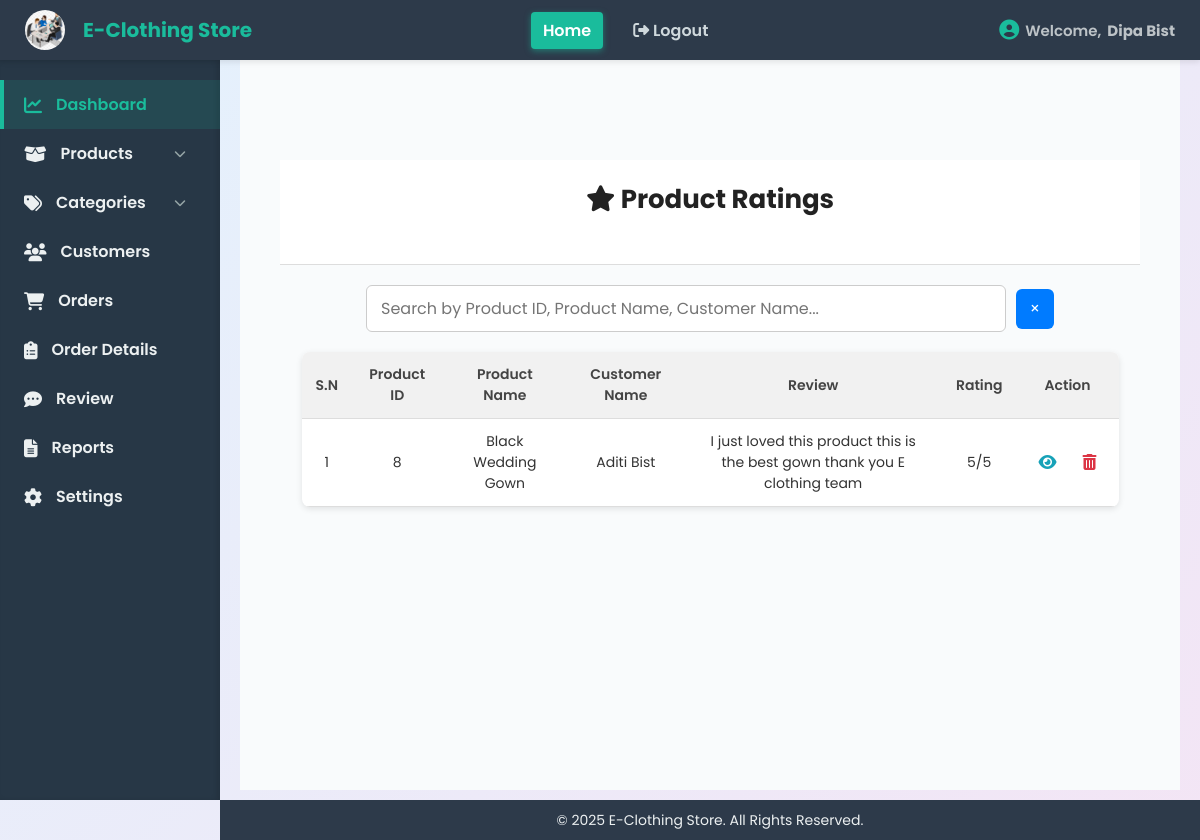
Screenshot of /Admin/product_rating_review.php (signed in) with the database file from the repository.
### tables this page shows
CREATE TABLE `store_settings` (
  `id` int(11) NOT NULL,
  `store_name` varchar(255) NOT NULL,
  `store_logo` varchar(255) DEFAULT NULL,
  `contact_number` varchar(50) DEFAULT NULL,
  `store_email` varchar(255) DEFAULT NULL,
  `store_address` varchar(255) DEFAULT NULL,
  `store_information` text DEFAULT NULL,
  `established_date` varchar(50) DEFAULT NULL
);

CREATE TABLE `product_ratings` (
  `id` int(11) NOT NULL,
  `product_id` int(11) NOT NULL,
  `user_id` int(11) NOT NULL,
  `rating` int(11) NOT NULL CHECK (`rating` between 1 and 5),
  `review` text DEFAULT NULL,
  `created_at` timestamp NOT NULL DEFAULT current_timestamp(),
  `deleted_at` datetime DEFAULT NULL
);

CREATE TABLE `product` (
  `id` int(11) NOT NULL,
  `name` varchar(100) DEFAULT NULL,
  `description` text DEFAULT NULL,
  `price` decimal(10,2) DEFAULT NULL,
  `quantity` int(11) DEFAULT NULL,
  `sku` varchar(100) DEFAULT NULL,
  `category_id` int(11) DEFAULT NULL,
  `image` varchar(255) DEFAULT NULL,
  `created_at` datetime DEFAULT current_timestamp(),
  `deleted_at` datetime DEFAULT NULL
);

CREATE TABLE `users` (
  `id` int(11) NOT NULL,
  `name` varchar(200) NOT NULL,
  `email` varchar(100) NOT NULL,
  `password` varchar(255) NOT NULL,
  `image` varchar(255) DEFAULT NULL,
  `user_type` varchar(50) DEFAULT 'user',
  `created_at` datetime DEFAULT current_timestamp(),
  `deleted_at` datetime DEFAULT NULL
);

### Admin/product_rating_review.php (the view, shortened to what this page needs)
<?php
include '../includes/header.php';
$sql = "SELECT pr.id, pr.product_id, pr.user_id, pr.review, pr.rating,
               u.name AS customer_name, p.name AS product_name
        FROM product_ratings pr
        JOIN users u ON pr.user_id = u.id
        JOIN product p ON pr.product_id = p.id
        WHERE pr.deleted_at IS NULL
        ORDER BY pr.id DESC";
$res = mysqli_query($con, $sql);
?>
<div class="dashboard-content">
    <header class="page-header center-content text-center">
        <h1><i class="fas fa-star"></i> Product Ratings</h1>
    </header>
    <div class="search-wrapper">
        <input type="search" id="searchInput" placeholder="Search by Product ID, Product Name, Customer Name..." autocomplete="off" aria-label="Search ratings" />
        <button type="button" class="page-close-btn" title="Back to Dashboard" onclick="window.location.href='Admindashboard.php'">&times;</button>
    </div>
    <div class="table-container" role="region" aria-live="polite" aria-relevant="all">
        <table id="ratingTable" class="rating-table user-table" aria-label="Product Ratings Table">
            <thead>
                <tr>
                    <th>S.N</th>
                    <th>Product ID</th>
                    <th>Product Name</th>
                    <th>Customer Name</th>
                    <th>Review</th>
                    <th>Rating</th>
                    <th class="text-center">Action</th>
                </tr>
            </thead>
            <tbody>
                <?php
                if ($res && mysqli_num_rows($res) > 0):
                    $sn = 1;
                    while ($row = mysqli_fetch_assoc($res)):
                        $jsonData = htmlspecialchars(json_encode($row), ENT_QUOTES, 'UTF-8');
                        ?>
                        <tr>
                            <td><?= $sn++ ?></td>
                            <td><?= htmlspecialchars($row['product_id']) ?></td>
                            <td><?= htmlspecialchars($row['product_name']) ?></td>
                            <td><?= htmlspecialchars($row['customer_name']) ?></td>
                            <td><?= htmlspecialchars($row['review']) ?></td>
                            <td><?= htmlspecialchars($row['rating']) ?>/5</td>
                            <td class="text-center">
                                <div class="actions">
                                    <button class="btn view-btn" data-rating='<?= $jsonData ?>' onclick="viewRatingDetails(this)">
                                        <i class="fas fa-eye"></i>
                                    </button>
                                    <a href="product_rating_delete.php?id=<?= $row['id'] ?>" class="btn delete-btn" onclick="return confirm('Are you sure you want to delete this rating?');">
                                        <i class="fas fa-trash-alt"></i>
                                    </a>
                                </div>
                            </td>
                        </tr>
                    <?php endwhile; ?>
                <?php else: ?>
                    <tr>
                        <td colspan="7" class="text-center text-muted">No product ratings found.</td>
                    </tr>
                <?php endif; ?>
            </tbody>
        </table>
    </div>
</div>
<?php include '../includes/footer.php'; ?>

### includes/header.php (shortened to what this page needs)
<?php
$con = mysqli_connect("localhost", "root", "", "E_Clothing_Store");
$adminName = $_SESSION['admin_name'] ?? $_SESSION['admin_email'];
$storeSettingsQuery = mysqli_query($con, "SELECT store_name, store_logo FROM store_settings ORDER BY id DESC LIMIT 1");
$storeSettings = mysqli_fetch_assoc($storeSettingsQuery);
$storeName = $storeSettings['store_name'] ?? "E-Clothing Store";
$storeLogo = $storeSettings['store_logo'] ?? null;
?>
<!DOCTYPE html>
<html lang="en">
<head>
    <link rel="stylesheet" href="../assets/css/Admindashboard.css" />
    <link rel="stylesheet" href="../assets/css/add_product.css" />
    <link rel="stylesheet" href="../assets/css/view_product.css" />
    <link rel="stylesheet" href="../assets/css/edit_product.css" />
    <link rel="stylesheet" href="../assets/css/customers.css" />
    <link rel="stylesheet" href="https://cdnjs.cloudflare.com/ajax/libs/font-awesome/6.4.0/css/all.min.css" />
</head>
<body>
    <header class="topnav">
        <div class="logo">
            <?php if ($storeLogo): ?>
                <img src="../assets/images/<?= htmlspecialchars($storeLogo) ?>"
                    alt="<?= htmlspecialchars($storeName) ?> Logo"
                    style="height: 40px; width: 40px; border-radius: 50%; object-fit: cover; vertical-align: middle; margin-right: 8px;">
            <?php else: ?>
                <i class="fas fa-tshirt"></i>
            <?php endif; ?>
            <?= htmlspecialchars($storeName) ?>
        </div>
        <nav class="topnav-menu">
            <a href="#" class="nav-link active">Home</a>
            <a href="../admin/logout.php" class="nav-link logout-link"><i class="fas fa-sign-out-alt"></i> Logout</a>
        </nav>
        <div class="welcome-msg">
            <i class="fas fa-user-circle"></i> Welcome, <strong><?php echo htmlspecialchars($adminName); ?></strong>
        </div>
    </header>
    <aside class="sidebar">
        <ul class="sidebar-menu">
            <li><a href="../admin/Admindashboard.php" class="sidebar-link active"><i class="fas fa-chart-line"></i>
                    Dashboard</a></li>
            <li class="dropdown">
                <a href="#" class="sidebar-link dropdown-toggle">
                    <i class="fas fa-box-open"></i> Products <i class="fas fa-chevron-down"></i>
                </a>
            </li>
            <li class="dropdown">
                <a href="#" class="sidebar-link dropdown-toggle">
                    <i class="fas fa-tags"></i> Categories <i class="fas fa-chevron-down"></i>
                </a>
            </li>
            <li><a href="../admin/customers.php" class="sidebar-link"><i class="fas fa-users"></i> Customers</a></li>
            <li><a href="../admin/Adminorders.php" class="sidebar-link"><i class="fas fa-shopping-cart"></i> Orders</a>
            </li>
            <li><a href="../admin/orderdetails.php" class="sidebar-link"><i class="fas fa-clipboard-list"></i> Order
                    Details</a></li>
            <li><a href="../admin/product_rating_review.php" class="sidebar-link"><i class="fas fa-comment-dots"></i>
                    Review</a></li>
            <li><a href="../admin/report.php" class="sidebar-link"><i class="fas fa-file-alt"></i> Reports</a></li>
            <li><a href="../admin/setting.php" class="sidebar-link"><i class="fas fa-cog"></i> Settings</a></li>
        </ul>
    </aside>
    <main class="main-content">

### assets/css/Admindashboard.css (style rules this page uses)
* { margin: 0; padding: 0; box-sizing: border-box; font-family: 'Segoe UI', Tahoma, Geneva, Verdana, sans-serif; }
body { display: flex; min-height: 100vh; background: #f9fbfc; }
.topnav { position: fixed; top: 0; left: 0; right: 0; height: 60px; background: #2d3a4a; color: #f1f3f5; display: flex; align-items: center; justify-content: space-between; padding: 0 25px; z-index: 1000; box-shadow: 0 2px 6px rgba(0,0,0,0.1); }
.topnav .logo { font-size: 20px; font-weight: 700; display: flex; align-items: center; gap: 10px; color: #1abc9c; }
.topnav nav.topnav-menu { display: flex; gap: 18px; }
.topnav nav.topnav-menu a { color: #cfd8dc; text-decoration: none; font-weight: 600; padding: 6px 12px; border-radius: 4px; transition: background 0.15s ease, color 0.15s ease; white-space: nowrap; }
.topnav nav.topnav-menu a:hover, .topnav nav.topnav-menu a.active { background: #1abc9c; color: white; box-shadow: 0 2px 6px rgba(26, 188, 156, 0.5); }
.topnav .welcome-msg { font-weight: 600; font-size: 15px; display: flex; align-items: center; gap: 6px; color: #bdc3c7; }
.topnav .welcome-msg i { font-size: 20px; color: #1abc9c; }
.sidebar { position: fixed; top: 60px; left: 0; width: 220px; height: calc(100vh - 60px); background: #273746; color: #ecf0f1; padding-top: 20px; overflow-y: auto; box-shadow: inset -3px 0 5px rgba(0,0,0,0.1); }
.sidebar-menu { list-style: none; }
.sidebar-menu li { position: relative; }
.sidebar-link { display: flex; align-items: center; padding: 12px 20px; color: #ecf0f1; text-decoration: none; font-weight: 600; cursor: pointer; border-left: 4px solid transparent; transition: background 0.15s ease, border-left-color 0.15s ease, color 0.15s ease; user-select: none; }
.sidebar-link i { margin-right: 14px; font-size: 18px; }
.sidebar-link:hover, .sidebar-link.active { background: #1abc9c22; color: #1abc9c; border-left: 4px solid #1abc9c; }
.dropdown-toggle .fas.fa-chevron-down { margin-left: auto; transition: transform 0.2s ease; font-size: 12px; color: #95a5a6; }
.main-content { margin-left: 220px; padding: 90px 40px 40px 40px; flex-grow: 1; background: #f9fbfc; min-height: calc(100vh - 60px); }
.main-content h1 { font-size: 28px; margin-bottom: 25px; color: #2c3e50; user-select: none; }

### assets/css/add_product.css (style rules this page uses)
* { margin: 0; padding: 0; box-sizing: border-box; font-family: "Poppins", sans-serif; }
body { background: linear-gradient(135deg, #e3f2fd, #f3e5f5); display: flex; justify-content: center; align-items: flex-start; min-height: 100vh; padding: 50px 20px; overflow-x: hidden; overflow-y: auto; }

### assets/css/view_product.css (style rules this page uses)
* { margin: 0; padding: 0; box-sizing: border-box; }
body { font-family: 'Segoe UI', sans-serif; background-color: #f4f6f9; color: #333; }
.center-content { display: flex; justify-content: center; align-items: center; flex-direction: column; }
.text-center { text-align: center; }
.page-header { width: 100%; padding: 20px 40px; background-color: #fff; border-bottom: 1px solid #ddd; display: flex; justify-content: center; align-items: center; margin-top: 20px; }
.page-header h1 { font-size: 26px; color: #222; }
.search-wrapper { margin: 20px auto; width: 80%; display: flex; align-items: center; gap: 10px; position: relative; }
.search-wrapper input[type="search"] { flex-grow: 1; padding: 10px 14px; border: 1px solid #ccc; border-radius: 6px; font-size: 16px; outline-offset: 2px; transition: border-color 0.3s ease; }
.search-wrapper button { background-color: #007bff; color: #fff; border: none; padding: 10px 14px; border-radius: 6px; cursor: pointer; font-size: 16px; transition: background 0.3s ease; display: flex; align-items: center; justify-content: center; }
.page-close-btn { background: none; color: #666; font-size: 28px; padding: 0 12px; border-radius: 6px; border: none; cursor: pointer; transition: color 0.3s ease, background-color 0.3s ease; height: 40px; line-height: 1; }
.table-container { width: 95%; margin: 20px auto; overflow-x: auto; background: #fff; border-radius: 8px; box-shadow: 0 2px 6px rgba(0, 0, 0, 0.1); }
.actions { display: flex; justify-content: center; gap: 10px; }
.actions .btn { border: none; background: none; font-size: 16px; cursor: pointer; padding: 4px 8px; border-radius: 4px; transition: background 0.2s ease; }
.actions .view-btn { color: #17a2b8; }
.actions .delete-btn { color: #dc3545; }

### rows the page displays
store_settings: store_logo (picture), store_name "E-Clothing Store"
product_ratings: product "8", product.name "Black Wedding Gown", user.name "Aditi Bist", review "I just loved this product this is the best gown thank you E clothing team", rating "5"

### other values shown
$adminName "Dipa Bist"
